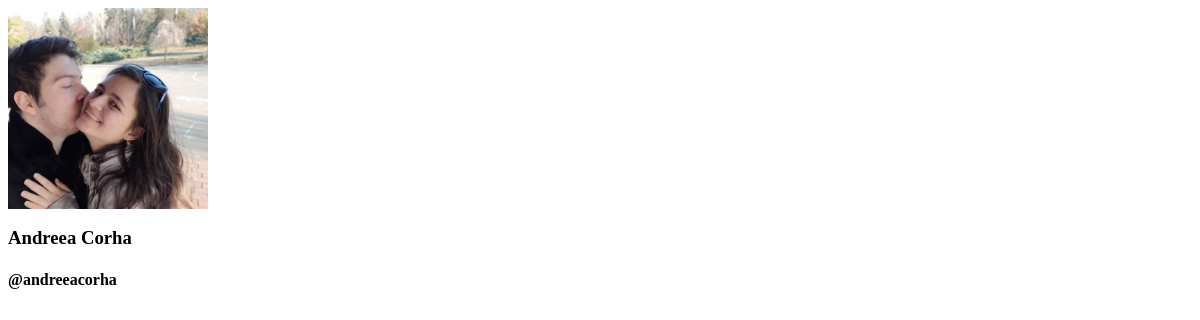
The page /profilepic.php?username=andreeacorha on the database its author committed.
### tables this page shows
CREATE TABLE IF NOT EXISTS `user_settings` (
  `id` int(11) NOT NULL,
  `uid` int(11) NOT NULL,
  `avatar` text NOT NULL,
  `lastTimeChanged` datetime NOT NULL DEFAULT CURRENT_TIMESTAMP
);

CREATE TABLE IF NOT EXISTS `users` (
  `id` int(11) NOT NULL,
  `username` varchar(125) NOT NULL,
  `fname` varchar(125) NOT NULL,
  `lname` varchar(125) NOT NULL,
  `gender` tinyint(4) NOT NULL,
  `password` varchar(255) NOT NULL,
  `active` tinyint(4) NOT NULL DEFAULT '0',
  `dateCreated` datetime NOT NULL DEFAULT CURRENT_TIMESTAMP
);

### connDB.php (called while the page is built, shortened)
<?php
try
{
    $user = "root";
    $pass = "mysql";
    $conn = new PDO("mysql:host=localhost;dbname=proiecttw;charset=utf8", $user, $pass);
} catch(PDOException $e)
{
    echo $e->getMessage();
}
include_once 'class/User.php';
$user = new User($conn);
?>

### profilepic.php (the view, shortened to what this page needs)
<?php
include_once 'connDB.php';
if(isset($_GET['username']))
{
    $uid = $user->getUID($_GET['username']);
}
else
{
    $uid = $_SESSION['user'];
}
try
{
    $statement = $conn->prepare("SELECT * FROM user_settings WHERE uid=:uid");
    $statement->bindParam(':uid', $uid, PDO::PARAM_INT);
    $statement->execute();
    $row = $statement->fetch(PDO::FETCH_ASSOC);
    if($statement->rowCount() > 0)
    {
        ?>
            <img id="tt" class="mmm" src="<?php echo $row['avatar']; ?>" width="200px">
        <?php
    }
} catch(PDOException $e)
{
    echo $e->getMessage();
}
?>
<div class="container">
    <div class="row">
        <h3>
            <?php echo $user->getFullName($uid); ?>
        </h3>
        <h4>
            @<?php echo $user->getUsername($uid); ?>
        </h4>
    </div>
</div>

### class/User.php (shortened to what this page needs)
<?php
class User
{
    function __construct($conn)
    {
        $this->db = $conn;
    }
    public function getFullName($uid)
    {
        try
        {
            $statement = $this->db->prepare("SELECT * FROM users WHERE id = :uid");
            $statement->bindParam(":uid", $uid, PDO::PARAM_INT);
            $statement->execute();
            $row=$statement->fetch(PDO::FETCH_ASSOC);
            if($statement->rowCount() > 0)
            {
                echo $row['fname'] . ' ' . $row['lname'];
            }
        } catch(PDOException $e)
        {
            echo $e->getMessage();
        }
    }
    public function getUID($username)
    {
        try
        {
            $statement = $this->db->prepare("SELECT * FROM users WHERE username=:username");
            $statement->bindParam(":username", $username, PDO::PARAM_STR);
            $statement->execute();
            $row=$statement->fetch(PDO::FETCH_ASSOC);
            if($statement->rowCount() > 0)
            {
                return $row['id'];
            }
        } catch(PDOException $e)
        {
            echo $e->getMessage();
        }
    }
    public function getUsername($uid)
    {
        try
        {
            $statement = $this->db->prepare("SELECT * FROM users WHERE id=:uid");
            $statement->bindParam(':uid', $uid, PDO::PARAM_STR);
            $statement->execute();
            $row = $statement->fetch(PDO::FETCH_ASSOC);
            if($statement->rowCount() > 0)
            {
                echo $row['username'];
            }
            else
            {
                echo "No username found!";
            }
        } catch(PDOException $e)
        {
            echo $e->getMessage();
        }
    }
}
?>

### profilepic.php (style rules this page uses)
#tt { cursor: pointer; }
#tt { cursor: default !important; }

### rows shown on the page
user_settings: avatar (picture)
users: fname "Andreea", lname "Corha", username "andreeacorha"
